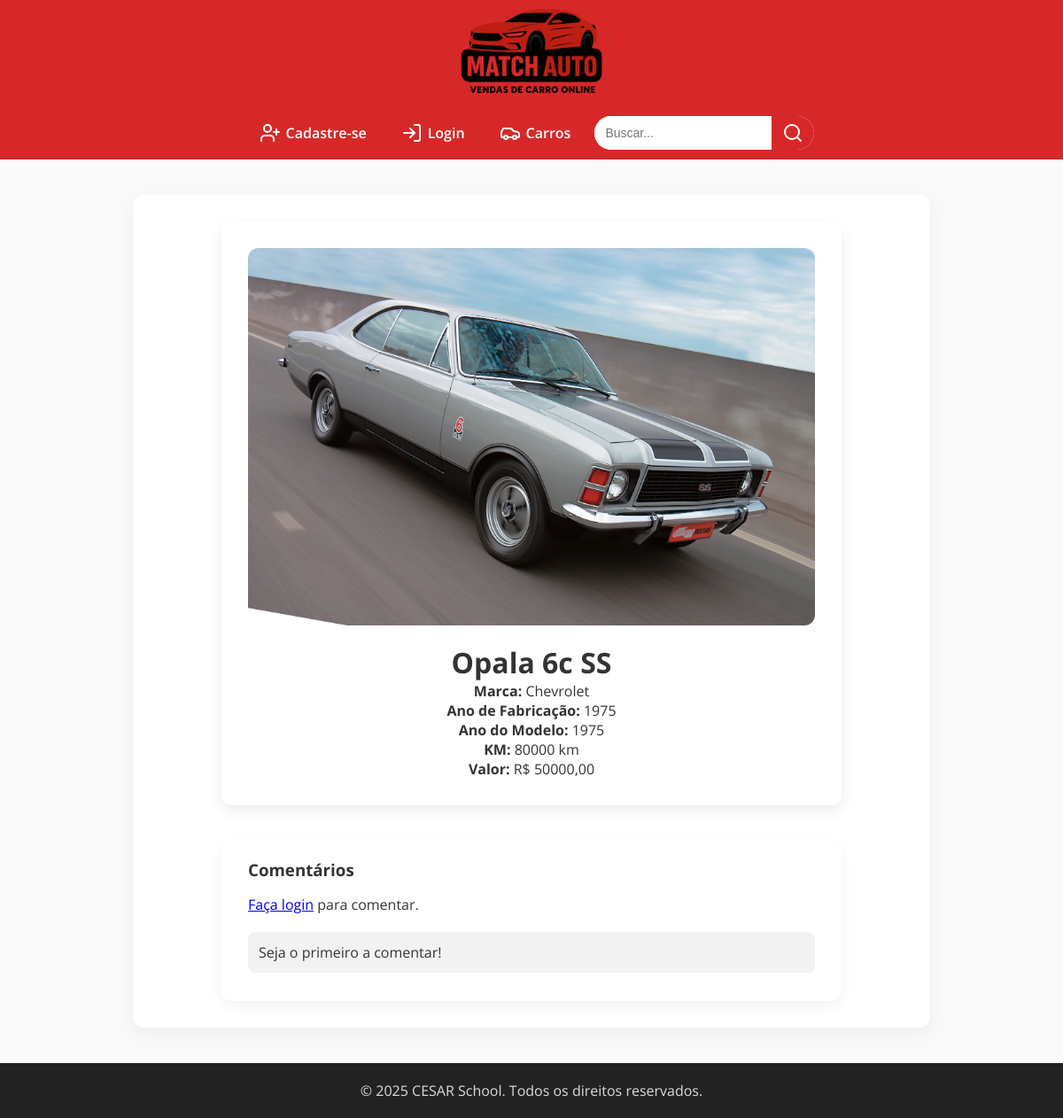
Page /interacoes/carro/4/ on the earlier database version.
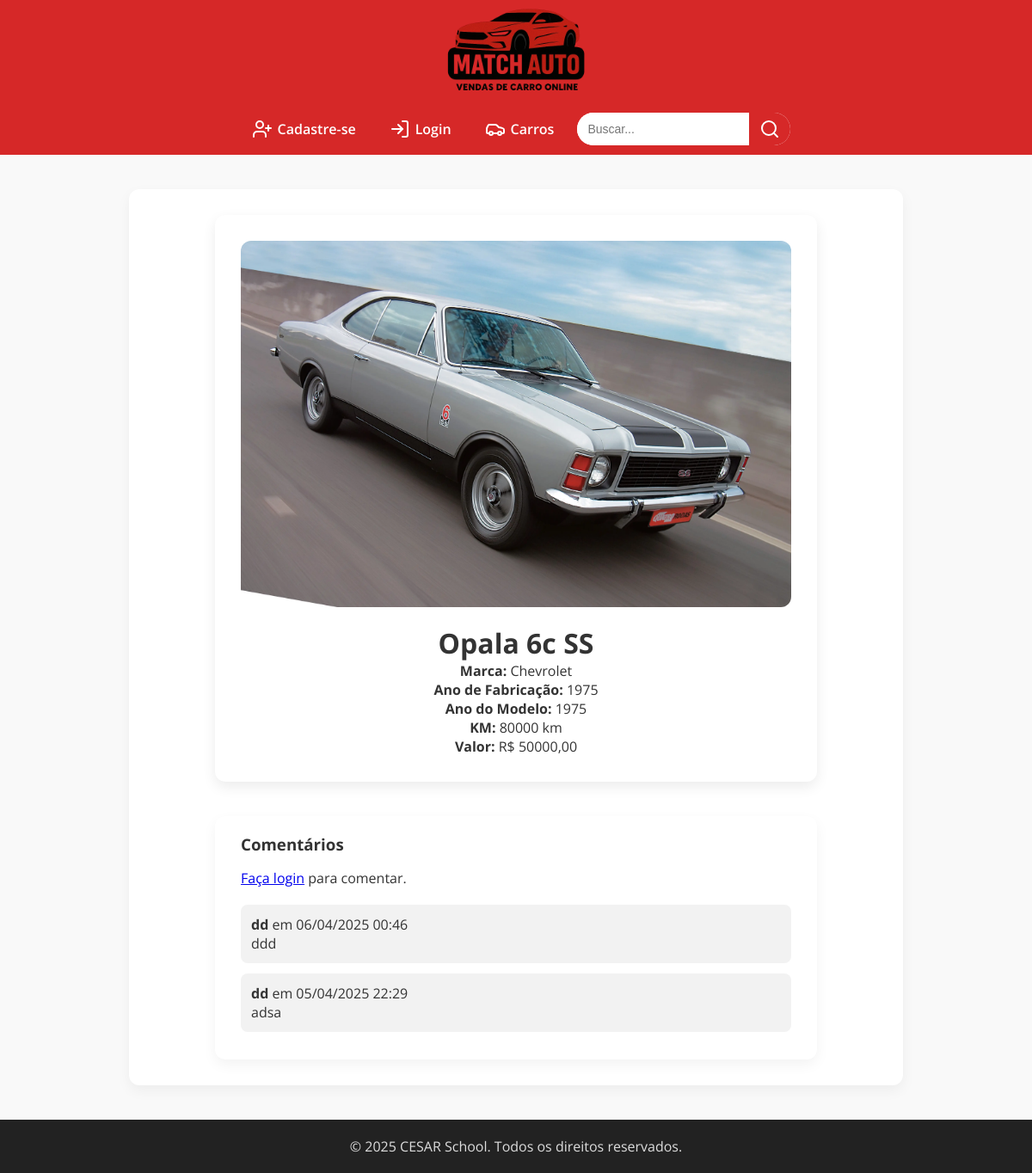
Same page on the later database version.
### interacoes/models.py (models this page shows, shortened)
class Comentario(models.Model):
    carro = models.ForeignKey(Car, on_delete=models.CASCADE, related_name='comentarios')
    autor = models.ForeignKey(User, on_delete=models.CASCADE)
    texto = models.TextField()
    criado_em = models.DateTimeField(auto_now_add=True)

### interacoes/views.py (the view, shortened to what this page needs)
# urls.py: path('carro/<int:carro_id>/', views.detalhes_carro, name='detalhes_carro'),
def detalhes_carro(request, carro_id):
    carro = get_object_or_404(Car, id=carro_id)
    ja_favoritado = False
    if request.user.is_authenticated:
        ja_favoritado = Favorito.objects.filter(usuario=request.user, carro=carro).exists()
    comentarios = Comentario.objects.filter(carro=carro).order_by('-criado_em')
    context = {
        'carro': carro,
        'ja_favoritado': ja_favoritado,
        'comentarios': comentarios,
    }
    return render(request, 'interacoes/detalhes_carro.html', context)

### interacoes/templates/interacoes/detalhes_carro.html (shortened to what this page needs)
{% extends 'base.html' %}
{% load static %}
{% block content %}
  <div class="car-container">
    {% if carro.photo %}
      <img src="{{ carro.photo.url }}" alt="{{ carro.model }}" class="car-img">
    {% endif %}
    <h1 style="margin-top: 20px;">{{ carro.model }}</h1>
    <p><strong>Marca:</strong> {{ carro.brand.name }}</p>
    <p><strong>Ano de Fabricação:</strong> {{ carro.factory_year }}</p>
    <p><strong>Ano do Modelo:</strong> {{ carro.model_year }}</p>
    <p><strong>KM:</strong> {{ carro.km|default:"N/A" }} km</p>
    <p><strong>Valor:</strong> R$ {{ carro.value|floatformat:2 }}</p>
  </div>
  <div class="comentarios-container">
    <h3>Comentários</h3>
    {% if user.is_authenticated %}
      <form id="comentario-form" method="post" class="comentario-form">
        {% csrf_token %}
        <textarea name="texto" rows="3" placeholder="Escreva seu comentário aqui..." required></textarea>
        <button type="submit">Enviar comentário</button>
      </form>
    {% else %}
      <p><a href="{% url 'login' %}">Faça login</a> para comentar.</p>
    {% endif %}
    <ul class="comentarios-lista" id="comentarios-lista">
      {% for comentario in comentarios %}
        <li>
          <strong>{{ comentario.autor.username }}</strong> em {{ comentario.criado_em|date:"d/m/Y H:i" }}<br>
          {{ comentario.texto }}
        </li>
      {% empty %}
        <li>Seja o primeiro a comentar!</li>
      {% endfor %}
    </ul>
  </div>
{% endblock %}

Differences in the rows shown:
added Comentario: autor.username "dd", criado_em "06/04/2025 00:46", texto "ddd"
added Comentario: autor.username "dd", criado_em "05/04/2025 22:29", texto "adsa"
Other differences:
text no longer shown: "Seja o primeiro a comentar!"
